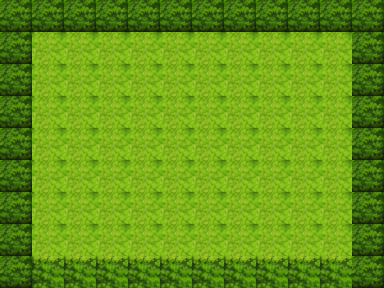

A 2D game scene composited from a Tiled map and its tileset images. What follows is a short description and the map's XML, with every tile layer's data as written:
An orthogonal 12x9 tile map with 32x32 px tiles, 2 tile layers (Background, Object) and 4 objects.

<map version="1.4" tiledversion="1.4.2" orientation="orthogonal" renderorder="right-down" width="12" height="9" tilewidth="32" tileheight="32" infinite="0" nextlayerid="4" nextobjectid="6">
 <tileset firstgid="1" source="NavoTile32.tsx" />
 <layer id="1" name="Background" width="12" height="9">
  <data encoding="csv">
78,78,78,78,78,78,78,78,78,78,78,78,
78,14,14,14,14,14,14,14,14,14,14,78,
78,14,14,14,14,14,14,14,14,14,14,78,
78,14,14,14,14,14,14,14,14,14,14,78,
78,14,14,14,14,14,14,14,14,14,14,78,
78,14,14,14,14,14,14,14,14,14,14,78,
78,14,14,14,14,14,14,14,14,14,14,78,
78,14,14,14,14,14,14,14,14,14,14,78,
78,61,61,61,61,61,61,61,61,61,61,78
</data>
 </layer>
 <layer id="2" name="Object" width="12" height="9">
  <data encoding="csv">
0,0,0,0,0,0,0,0,0,0,0,0,
0,0,0,0,0,0,0,0,0,0,0,0,
0,0,0,0,0,0,0,0,0,0,0,0,
0,0,0,0,0,0,0,0,0,0,0,0,
0,0,0,0,0,0,0,0,0,0,0,0,
0,0,0,0,0,0,0,0,0,0,0,0,
0,0,0,0,0,0,0,0,0,0,0,0,
0,0,0,0,0,0,0,0,0,0,0,0,
0,0,0,0,0,0,0,0,0,0,0,0
</data>
 </layer>
 <objectgroup id="3" name="block">
  <object id="1" x="0" y="-0.125" width="31.75" height="288.125" />
  <object id="2" x="31.75" y="256" width="352.5" height="32.25" />
  <object id="3" x="352.125" y="-0.125" width="31.875" height="256.25" />
  <object id="4" x="31.875" y="0" width="320.125" height="31.875" />
 </objectgroup>
</map>